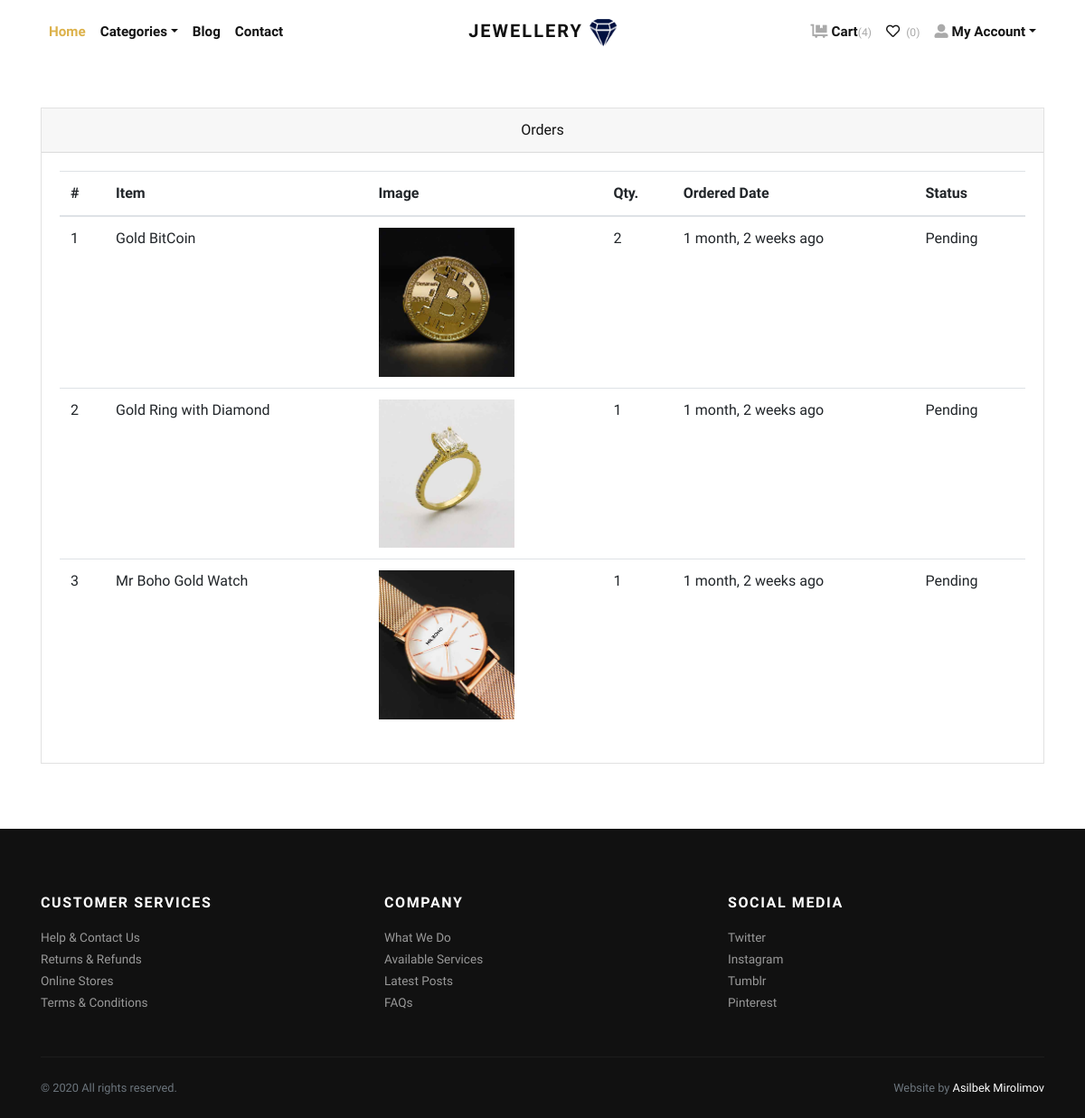
Screenshot of /orders/ (signed in) with the database file from the repository.
### store/models.py (models this page shows, shortened)
class Order(models.Model):
    user = models.ForeignKey(User, verbose_name="User", on_delete=models.CASCADE)
    address = models.ForeignKey(Address, verbose_name="Shipping Address", on_delete=models.CASCADE)
    product = models.ForeignKey(Product, verbose_name="Product", on_delete=models.CASCADE)
    quantity = models.PositiveIntegerField(verbose_name="Quantity")
    ordered_date = models.DateTimeField(auto_now_add=True, verbose_name="Ordered Date")
    status = models.CharField(
        choices=STATUS_CHOICES,
        max_length=50,
        default="Pending"
    )

class Product(models.Model):
    title = models.CharField(max_length=150, verbose_name="Product Title")
    slug = models.SlugField(max_length=160, verbose_name="Product Slug")
    sku = models.CharField(max_length=255, unique=True, verbose_name="Unique Product ID (SKU)")
    short_description = models.TextField(verbose_name="Short Description")
    detail_description = models.TextField(blank=True, null=True, verbose_name="Detail Description")
    product_image = models.ImageField(upload_to='product', blank=True, null=True, verbose_name="Product Image")
    price = models.DecimalField(max_digits=8, decimal_places=2)
    category = models.ForeignKey(Category, verbose_name="Product Categoy", on_delete=models.CASCADE)
    is_active = models.BooleanField(verbose_name="Is Active?")
    is_featured = models.BooleanField(verbose_name="Is Featured?")
    created_at = models.DateTimeField(auto_now_add=True, verbose_name="Created Date")
    updated_at = models.DateTimeField(auto_now=True, verbose_name="Updated Date")
    class Meta:
        verbose_name_plural = 'Products'
        ordering = ('-created_at',)

### store/views.py (the view)
# urls.py: path('orders/', views.orders, name="orders"),
@login_required
def orders(request):
    all_orders = Order.objects.filter(user=request.user).order_by('-ordered_date')
    return render(request, 'store/orders.html', {'orders': all_orders})

### store/context_preprocessors.py (called while the page is built)
def store_menu(request):
    categories = Category.objects.filter(is_active=True)
    context = {
        'categories_menu': categories,
    }
    return context

def cart_menu(request):
    if request.user.is_authenticated:
        cart_items = Cart.objects.filter(user=request.user)
        context = {
            'cart_items': cart_items,
        }
    else:
        context = {}
    return context

### templates/store/orders.html (shortened to what this page needs)
{% extends 'base.html' %}
{% load static %}
{% load humanize %}
    {% block content %}
      <div class="container py-5">
        <div class="row">
          <div class="col-lg-12">
            <div class="card mb-4" id="tables">
              <div class="card-header text-center">Orders</div>
              <div class="card-body">
                <table class="table table-hover">
                  <thead>
                    <tr>
                      <th>#</th>
                      <th>Item</th>
                      <th>Image</th>
                      <th>Qty.</th>
                      <th>Ordered Date</th>
                      <th>Status</th>
                    </tr>
                  </thead>
                  <tbody>
                    {% if orders %}
                    {% for order in orders %}
                    <tr>
                      <td>{{forloop.counter}}</td>
                      <td>{{order.product.title}}</td>
                      <td>
                        {% if order.product.product_image %}
                          <img src="{{order.product.product_image.url}}" alt="{{order.product.product_ttile}}" style="width:150px;">
                        {% endif %}
                      </td>
                      <td>{{order.quantity}}</td>
                      <td>{{order.ordered_date|naturaltime}}</td>
                      <td>
                        {{order.status}}
                      </td>
                    </tr>
                    {% endfor %}
                    {% endif %}
                  </tbody>
                </table>
              </div>
            </div>
          </div>
        </div>
      </div>
{% endblock content %}

### jewelryshop/static/css/style.default.css (style rules this page uses)
body { font-family: "Libre Franklin", sans-serif; font-size: 1rem; font-weight: 400; line-height: 1.5; color: #111111; background-color: #fff; }
.card { background-color: #fff; border: 1px solid rgba(17, 17, 17, 0.125); border-radius: 0; }
.card-body { padding: 1.25rem; }
.card-header { padding: 0.75rem 1.25rem; background-color: rgba(17, 17, 17, 0.03); border-bottom: 1px solid rgba(17, 17, 17, 0.125); }
.card-header:first-child { border-radius: calc(0 - 1px) calc(0 - 1px) 0 0; }

### rows the page displays
Order: product "Gold BitCoin", product.product_image (picture), quantity "2", ordered_date "1 month, 2 weeks ago", status "Pending"
Order: product "Gold Ring with Diamond", product.product_image (picture), quantity "1", ordered_date "1 month, 2 weeks ago", status "Pending"
Order: product "Mr Boho Gold Watch", product.product_image (picture), quantity "1", ordered_date "1 month, 2 weeks ago", status "Pending"

### other values shown
{{ cart_items.count }} "4"
